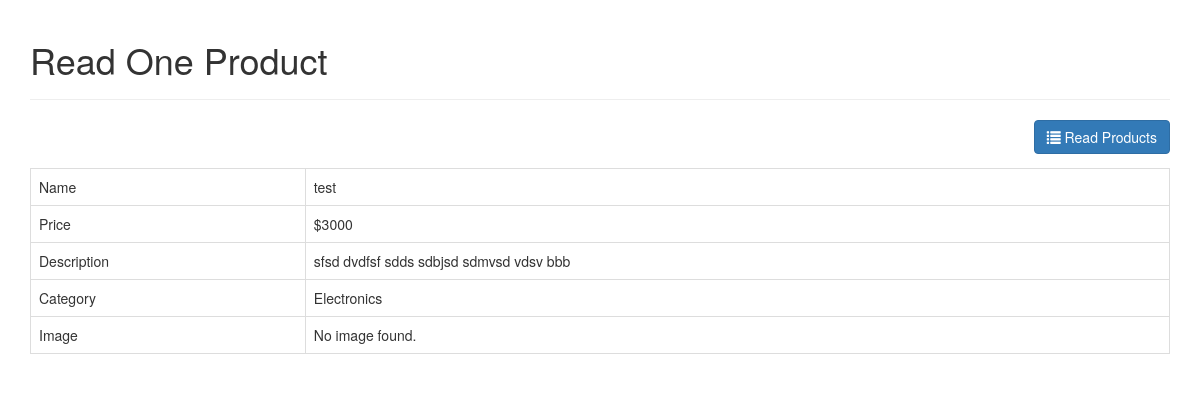
The app's page /read_one.php?id=39 with its own data.
### tables this page shows
CREATE TABLE `products` (
  `id` int(11) NOT NULL,
  `name` varchar(32) DEFAULT NULL,
  `description` text DEFAULT NULL,
  `price` int(11) DEFAULT NULL,
  `category_id` int(11) DEFAULT NULL,
  `image` varchar(200) DEFAULT NULL,
  `created` datetime NOT NULL,
  `modified` timestamp NOT NULL DEFAULT current_timestamp()
);

CREATE TABLE `categories` (
  `id` int(11) NOT NULL,
  `name` varchar(256) DEFAULT NULL,
  `created` datetime NOT NULL,
  `modified` timestamp NOT NULL DEFAULT current_timestamp()
);

### objects/product.php (called while the page is built, shortened)
<?php
class Product{
    private $conn;
    private $table_name = "products";
    public $id;
    public function __construct($db){
        $this->conn = $db;
    }
    function readOne(){
        $query = "SELECT name, price, description, category_id, image FROM " . $this->table_name . " WHERE id = ? LIMIT 0,1";
        $stmt = $this->conn->prepare( $query );
        $stmt->bindParam(1, $this->id);
        $stmt->execute();
        $row = $stmt->fetch(PDO::FETCH_ASSOC);
        $this->name = $row['name'];
        $this->price = $row['price'];
        $this->description = $row['description'];
        $this->image = $row['image'];
    }
}
?>

### objects/category.php (called while the page is built, shortened)
<?php
class Category{
    private $conn;
    private $table_name = "categories";
    public $id;
    public function __construct($db){
        $this->conn = $db;
    }
    function readName(){
        $query = "SELECT name FROM " . $this->table_name . " WHERE id = ? limit 0,1";
        $stmt = $this->conn->prepare( $query );
        $stmt->bindParam(1, $this->id);
        $stmt->execute();
        $row = $stmt->fetch(PDO::FETCH_ASSOC);
        $this->name = $row['name'];
    }
}
?>

### read_one.php (the view, shortened to what this page needs)
<?php
$id = isset($_GET['id']) ? $_GET['id'] : die('ERROR: missing ID.');
include_once 'objects/product.php';
include_once 'objects/category.php';
$database = new Database();
$db = $database->getConnection();
$product = new Product($db);
$category = new Category($db);
$product->id = $id;
$product->readOne();
include_once "layout_header.php";
echo "<div class='right-button-margin'>";
    echo "<a href='index.php' class='btn btn-primary pull-right'>";
        echo "<span class='glyphicon glyphicon-list'></span> Read Products";
    echo "</a>";
echo "</div>";
echo "<table class='table table-hover table-responsive table-bordered'>";
    echo "<tr>";
        echo "<td>Name</td>";
        echo "<td>{$product->name}</td>";
    echo "</tr>";
    echo "<tr>";
        echo "<td>Price</td>";
        echo "<td>&#36;{$product->price}</td>";
    echo "</tr>";
    echo "<tr>";
        echo "<td>Description</td>";
        echo "<td>{$product->description}</td>";
    echo "</tr>";
    echo "<tr>";
        echo "<td>Category</td>";
        echo "<td>";
            $category->id=$product->category_id;
            $category->readName();
            echo $category->name;
        echo "</td>";
    echo "</tr>";
    echo "<tr>";
        echo "<td>Image</td>";
        echo "<td>";
            echo $product->image ? "<img src='uploads/{$product->image}' style='width:300px;' />" : "No image found.";
        echo "</td>";
    echo "</tr>";
echo "</table>";
include_once "layout_footer.php";
?>

### css/style.css (style rules this page uses)
.right-button-margin { margin: 0 0 1em 0; overflow: hidden; }

### records on screen
products: name "test", price "3000", description "sfsd dvdfsf sdds sdbjsd sdmvsd vdsv bbb"
categories: name "Electronics"

### other values on screen
$page_title "Read One Product"
